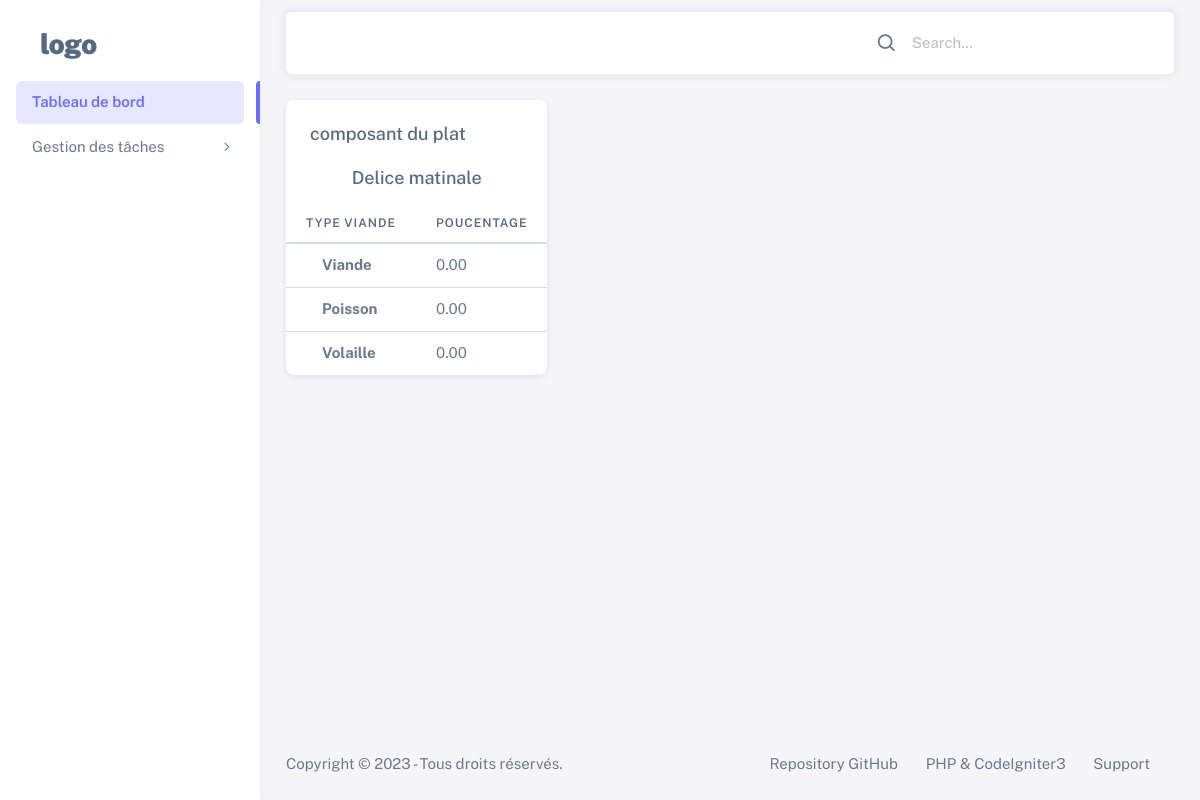
The app's page /Aliment/composant?id=1 with its own data.
### tables this page shows
create table plat (
    id int primary key auto_increment,
    id_type_regime int references regime_type(id),
    nom varchar(255),
    ingredients text not null, 
    prix numeric(8,2) not null
);

create table pourcentage_viande(
    id int primary key auto_increment,
    id_viande int references type_viande(id),
    id_plat int references plat(id),
    poucentage numeric(5,2) default 0
);

create table type_viande(
    id int primary key auto_increment,
    nom varchar(50)
);

### application/controllers/Aliment.php (called while the page is built, shortened)
<?php
class Aliment extends CI_Controller {
	public function __construct() {
		$this->load->model('AlimentAdmin');
	}
   public function composant(){
    $id = $_GET['id'];
    $data['data'] = $this->AlimentAdmin->get_compose($id);
    $this->load->view('admin/Aliment/composant',$data);
}
}

### index.php (called while the page is built, shortened)
<?php
require_once BASEPATH.'core/CodeIgniter.php';

### application/models/AlimentAdmin.php (called while the page is built, shortened)
<?php
class AlimentAdmin extends CI_Model {
    public function get_compose($id) {
        $sql = "SELECT p.id as id, p.nom as nom, p.ingredients as ingredients, p.prix as prix,tv.nom as type_viande,pv.poucentage
        from pourcentage_viande as pv join plat as p on pv.id_plat=p.id join type_viande as tv on pv.id_viande = tv.id where p.id = $id";
        $query = $this->db->query($sql);
        return $query->result_array();
    }
}

### application/views/admin/Aliment/composant.php (the view, shortened to what this page needs)
<div class="container-xxl flex-grow-1 container-p-y">
    <div class="d-flex flex-column justify-conten-between align-items-baseline">
        <div class="card">
        <h5 class="card-header">composant du plat</h5>
        <h5 class="text-center"><?php echo $data[0]['nom']; ?></h3>
            <table class="table">
                    <thead>
                    <tr>
                            <th>Type viande</th>
                            <th>Poucentage</th>
                        </tr>
                    </thead>
                    <tbody class="table-border-bottom-0">
                    <?php foreach ($data as $datas) { ?>
                      <tr>
                        <td><i class="fab fa-angular fa-lg text-danger me-3"></i> <strong><?php echo $datas['type_viande']; ?></strong></td>
                        <td><?php echo $datas['poucentage']; ?></td>
                      </tr>
                      <?php } ?>
                    </tbody>
                  </table>
            </div>
        </div>
    </div>

### records on screen
plat: nom "Delice matinale"
pourcentage_viande: id_viande.nom "Viande", poucentage "0.00"
pourcentage_viande: id_viande.nom "Poisson", poucentage "0.00"
pourcentage_viande: id_viande.nom "Volaille", poucentage "0.00"
